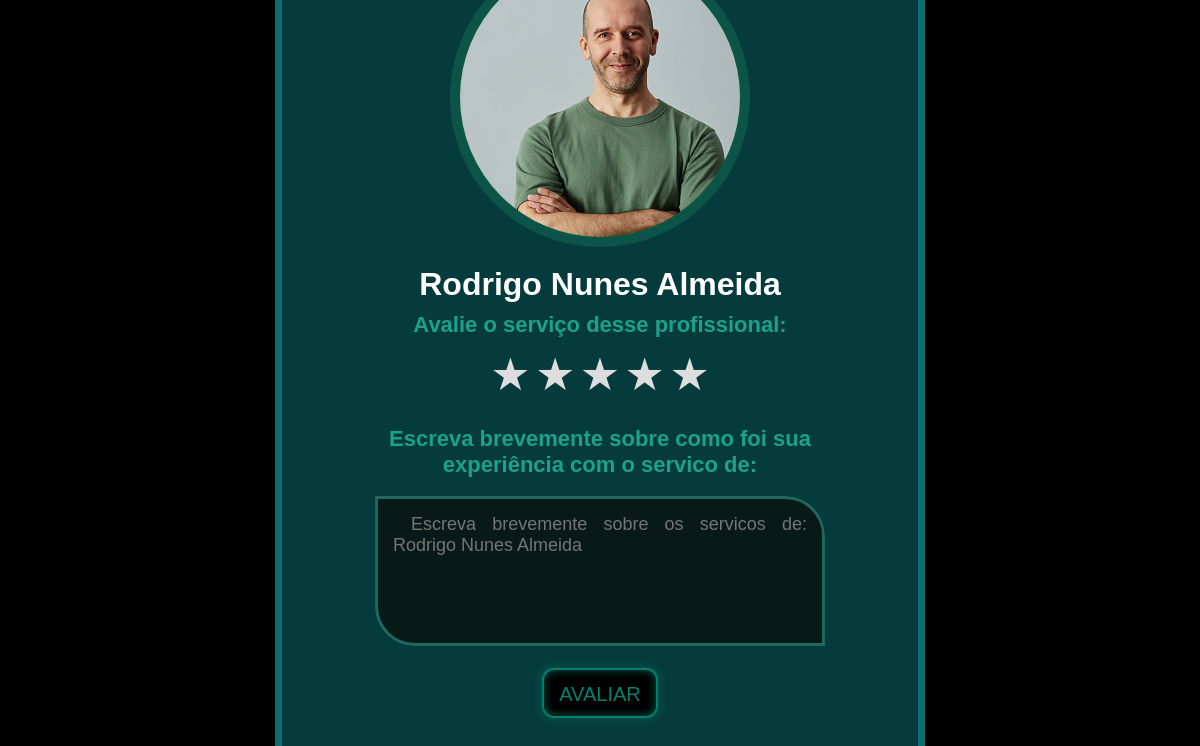
The app's page /avaliar.php (signed in) with its own data.
### tables this page shows
CREATE TABLE `prof` (
  `id_Pf` int(11) NOT NULL,
  `pfName` varchar(100) NOT NULL,
  `dtNasPf` date NOT NULL,
  `email` varchar(100) NOT NULL,
  `celPf` varchar(20) NOT NULL,
  `gender` char(1) NOT NULL,
  `hashPass` varchar(255) NOT NULL,
  `cnpj` varchar(20) NOT NULL,
  `imgName` varchar(255) NOT NULL,
  `categorias` varchar(20) DEFAULT NULL,
  `descPf` text NOT NULL,
  `avaliacao_media` float DEFAULT NULL
);

### avaliar.php (the view, shortened to what this page needs)
<?php
include_once ('connect.php');
$id_Pf = $_SESSION['id_Pf'];
$sql = "SELECT * FROM prof WHERE id_Pf = $id_Pf";
$result = $conn->query($sql);
if ($result->num_rows > 0) {
    while ($row = $result->fetch_assoc()) {
        $pfName = $row['pfName'];
        $imgPf = $row['imgName'];
    }
    if ($imgPf != null) {
        $imgPf = "upload/" . $imgPf;
    }
}
?>
<!DOCTYPE html>
<html>
<head>
    <link rel="stylesheet" href="./css/avaliar.css">
</head>
<body>
    <section class="avaliar">
            <div class="dados_pf_avaliar">
                <div id="img_avaliar">
                <img src="<?php echo $imgPf ?>" alt="">
                </div>
                <p class="p_avaliar name"><?php echo $pfName ?></p>
            </div>
            <form action="avaliacaoBd.php" class="form_avaliar" method="post">
                <label for="estrelas" class='lbl_avaliacao'>Avalie o serviço desse profissional:</label>
                <div class="star-rating" >
                    <input type="radio" required id="star5" name="estrelas" value="5"><label for="star5">&#9733;</label>
                    <input type="radio" required id="star4" name="estrelas" value="4"><label for="star4">&#9733;</label>
                    <input type="radio"  required id="star3" name="estrelas" value="3"><label for="star3">&#9733;</label>
                    <input type="radio" required id="star2" name="estrelas" value="2"><label for="star2">&#9733;</label>
                    <input type="radio" required id="star1" name="estrelas" value="1"><label for="star1">&#9733;</label>
                </div>
                <label for="mensagem_avaliacao" class='lbl_avaliacao'>Escreva brevemente sobre como foi sua experiência com o servico de:</label>
                <br>
                <div class="cont_descPf_textarea">
                <textarea name="mensagem_avaliacao" id="desc_avaliacao" placeholder="Escreva brevemente sobre os servicos de: <?php echo $pfName;?> "></textarea>
                </div>
                <button type="submit" class="btn-avaliar">Avaliar</button>
            </form>
    </section>
</body>
</html>

### css/avaliar.css (style rules this page uses)
* { box-sizing: border-box; padding: 0; margin: 0; font-family: "League Spartan", sans-serif; }
.star-rating { direction: rtl; display: inline-block; padding: 10px; }
.star-rating label { font-size: 45px; color: #ddd; cursor: pointer; }
body, html { background-color: rgb(0, 0, 0); height: 100%; }
.avaliar { background-color: rgb(5, 59, 61); border: 7px solid rgb(12, 110, 113); width: 650px; height: 950px; border-radius: 15px; overflow-y: auto; position: relative; top: 50%; left: 50%; transform: translate(-50%, -50%); padding: 15px; }
.form_avaliar { display: flex; flex-direction: column; place-items: center !important; justify-content: center; width: 80%; margin: auto; }
.dados_pf_avaliar { width: 80% !important; display: flex; flex-direction: column; place-items: center !important; justify-content: center; margin: auto; }
#img_avaliar { width: 300px; height: 300px; border: 10px solid rgb(13, 84, 72); border-radius: 50%; background-color: green; object-fit: cover; overflow: hidden; display: flex; flex-direction: column; place-items: center; }
.p_avaliar { color: #ffffff; font-size: 22px; text-indent: 25px; text-align: justify; font-weight: bold; hyphens: auto !important; line-height: 25px; margin-top: 25px; }
.name { font-size: 32px; text-indent: 0; color: rgb(255, 255, 255); font-weight: bold; }
.btn-avaliar { font-size: 20px; padding: 15px !important; padding-top: 10px !important; --green: rgb(0, 128, 111); height: 50px !important; position: relative; border-radius: 0.6em; transition: all 0.3s; line-height: 1.4em; box-shadow: inset 0 0 10px rgba(0, 128, 111, 0.685), 0 0 9px 3px rgba(27, 253, 156, 0.1); background: black; color: var(--green); border: 2px solid var(--green); text-transform: uppercase; }
.lbl_avaliacao { font-size: 22px; color: rgb(27, 162, 137); font-weight: bold; margin-top: 15px; text-align: center; }
#desc_avaliacao { overflow-y: auto !important; word-wrap: break-word; min-height: 150px; width: 450px; resize: none; border-radius: 0px 40px 0px 40px; text-align: justify; padding: 15px; padding-right: 15px; background-color: #081a17; color: aliceblue; text-indent: 1em; overflow-wrap: break-word; font-size: 18px; border: #1e685c solid 3px; hyphens: auto; margin-bottom: 4%; }
.cont_descPf_textarea { overflow: hidden !important; border-radius: 0px 40px 0px 40px; min-height: 150px !important; width: 450px !important; }

### records on screen
prof: pfName "Rodrigo Nunes Almeida", mensagem_avaliacao "Escreva brevemente sobre os servicos de: Rodrigo Nunes Almeida"
